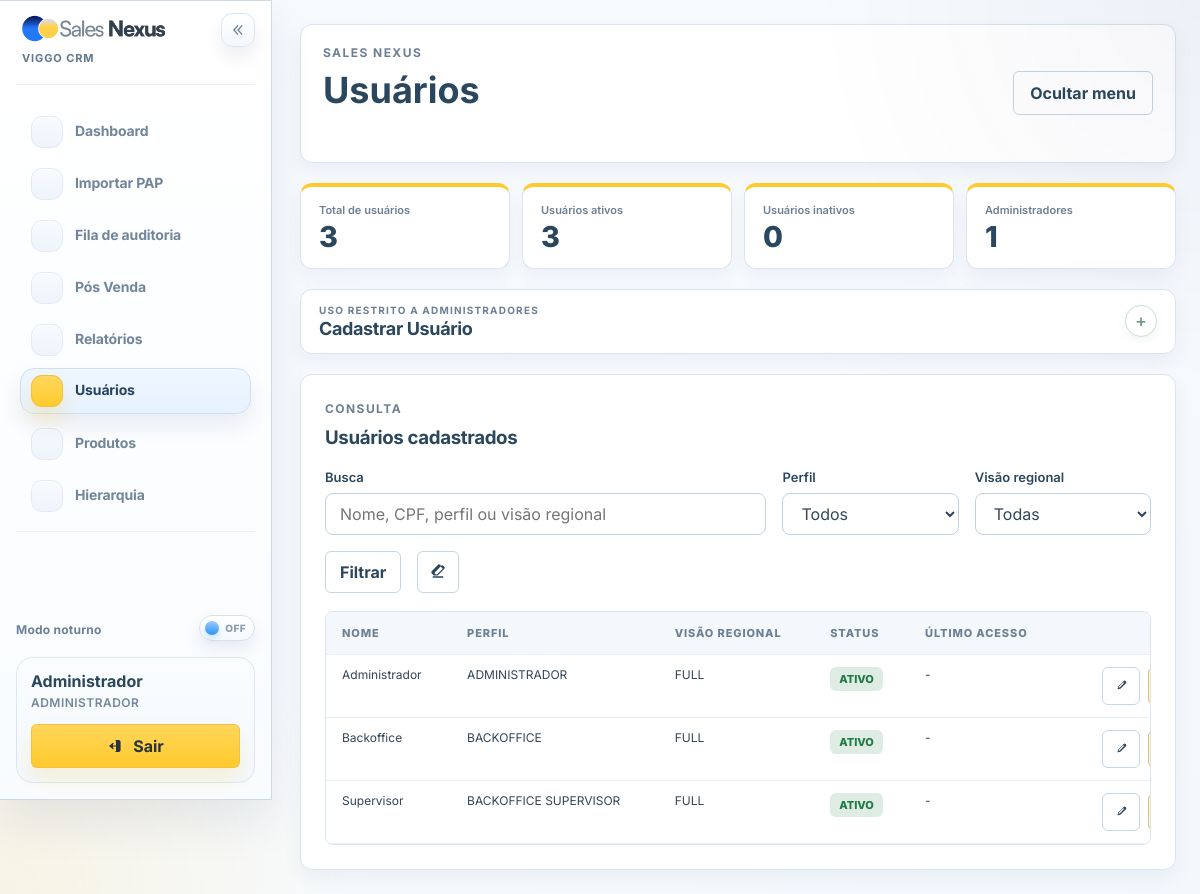
The app's page /index.php?route=users (signed in) with its own data.
### tables this page shows
CREATE TABLE IF NOT EXISTS users (
    id BIGINT UNSIGNED NOT NULL AUTO_INCREMENT,
    name VARCHAR(150) NOT NULL,
    email VARCHAR(190) DEFAULT NULL,
    cpf VARCHAR(11) DEFAULT NULL,
    password_hash VARCHAR(255) NOT NULL,
    must_change_password TINYINT(1) NOT NULL DEFAULT 0,
    role ENUM('ADMINISTRADOR', 'BACKOFFICE', 'BACKOFFICE SUPERVISOR') NOT NULL,
    regional_view ENUM('FULL', 'I', 'II', 'PERSONALIZADO') NOT NULL DEFAULT 'FULL',
    is_active TINYINT(1) NOT NULL DEFAULT 1,
    last_login_at DATETIME DEFAULT NULL,
    last_seen_at DATETIME DEFAULT NULL,
    current_session_id VARCHAR(128) DEFAULT NULL,
    created_at TIMESTAMP NOT NULL DEFAULT CURRENT_TIMESTAMP,
    updated_at TIMESTAMP NOT NULL DEFAULT CURRENT_TIMESTAMP ON UPDATE CURRENT_TIMESTAMP,
    PRIMARY KEY (id),
    UNIQUE KEY uq_users_email (email),
    UNIQUE KEY uq_users_cpf (cpf),
    KEY idx_users_role (role),
    KEY idx_users_regional_view (regional_view),
    KEY idx_users_last_seen_at (last_seen_at)
);

### app/helpers.php (called while the page is built, shortened)
<?php
function config(?string $key = null, mixed $default = null): mixed
{
    $config = $GLOBALS['config'] ?? [];
    $segments = explode('.', $key);
    $value = $config;
    foreach ($segments as $segment) {
        $value = $value[$segment];
    }
    return $value;
}
function url(?string $route = null, array $params = []): string
{
    if ($route !== null && $route !== '') {
        $params = ['route' => $route] + $params;
    }
    $query = http_build_query(array_filter(
        $params,
        static fn (mixed $value): bool => $value !== null && $value !== ''
    ));
    return 'index.php' . ($query !== '' ? '?' . $query : '');
}
function e(mixed $value): string
{
    return htmlspecialchars((string) $value, ENT_QUOTES, 'UTF-8');
}
function consume_flashes(): array
{
    $flashes = $_SESSION['flash'] ?? [];
    return $flashes;
}
function render(string $view, array $data = [], string $layout = 'app'): void
{
    $data['authUser'] = Auth::user();
    $data['flashes'] = $data['flashes'] ?? consume_flashes();
    $data['title'] = $data['title'] ?? config('name');
    $content = view($view, $data);
}
function view(string $view, array $data = []): string
{
    $viewFile = APP_ROOT . '/views/' . $view . '.php';
    $data['authUser'] = $data['authUser'] ?? Auth::user();
    extract($data, EXTR_SKIP);
    require $viewFile;
    return (string) ob_get_clean();
}
function normalize_text(?string $value): string
{
    if ($value === null) {
        return '';
    }
    $value = preg_replace('/^\xEF\xBB\xBF/', '', $value) ?? $value;
    $value = str_replace(["\xC2\xA0", "\xA0"], ' ', $value);
    $converted = @mb_convert_encoding($value, 'UTF-8', 'UTF-8, ISO-8859-1, Windows-1252');
    return trim((string) ($converted !== false ? $converted : $value));
}
function format_datetime_br(?string $value): string
{
    if ($value === null || $value === '') {
        return '-';
    }
}

### app/Core/Database.php (called while the page is built, shortened)
<?php
final class Database
{
    private static ?PDO $connection = null;
    public static function connection(): PDO
    {
        if (self::$connection instanceof PDO) {
            return self::$connection;
        }
        $dsn = sprintf(
            'mysql:host=%s;port=%d;dbname=%s;charset=%s',
            config('db.host'),
            (int) config('db.port', 3306),
            config('db.database'),
            config('db.charset', 'utf8mb4')
        );
        try {
            self::$connection = new PDO($dsn, config('db.username'), config('db.password'), [
                PDO::ATTR_ERRMODE => PDO::ERRMODE_EXCEPTION,
                PDO::ATTR_DEFAULT_FETCH_MODE => PDO::FETCH_ASSOC,
            ]);
        } catch (PDOException $exception) {
            throw new PDOException('Não foi possível conectar ao banco de dados.', (int) $exception->getCode(), $exception);
        }
        return self::$connection;
    }
}

### app/Repositories/UserRepository.php (called while the page is built, shortened)
<?php
final class UserRepository
{
    public function all(?string $term = null, ?string $role = null, ?string $regionalView = null): array
    {
        $sql = 'SELECT users.*,
                       COALESCE(scope_counts.scope_count, 0) AS base_group_scope_count
                FROM users
                LEFT JOIN (
                    SELECT user_id, COUNT(*) AS scope_count
                    FROM user_base_group_scopes
                    GROUP BY user_id
                ) AS scope_counts ON scope_counts.user_id = users.id
                WHERE 1 = 1';
        $bindings = [];
        $sql .= ' ORDER BY users.is_active DESC, users.name ASC';
        $statement = Database::connection()->prepare($sql);
        $statement->execute($bindings);
        return $statement->fetchAll();
    }
}

### views/users/index.php (the view, shortened to what this page needs)
<?php $selectedBaseGroupScopeIds = array_values(array_map('intval', $userForm['base_group_scope_ids'] ?? [])); ?>
<?php
$userPanelOpen = (int) ($userForm['id'] ?? 0) > 0
    || trim((string) ($userForm['name'] ?? '')) !== ''
    || trim((string) ($userForm['email'] ?? '')) !== ''
    || trim((string) ($userForm['cpf'] ?? '')) !== ''
    || $selectedBaseGroupScopeIds !== [];
?>
<section class="stats-grid">
    <article class="stat-card">
        <span>Total de usu&aacute;rios</span>
        <strong><?= e((string) $stats['total']) ?></strong>
    </article>
    <article class="stat-card">
        <span>Usu&aacute;rios ativos</span>
        <strong><?= e((string) $stats['active']) ?></strong>
    </article>
    <article class="stat-card">
        <span>Usu&aacute;rios inativos</span>
        <strong><?= e((string) $stats['inactive']) ?></strong>
    </article>
    <article class="stat-card">
        <span>Administradores</span>
        <strong><?= e((string) $stats['admins']) ?></strong>
    </article>
</section>
<section class="panel dashboard-filters-panel" data-collapsible-panel>
    <button
        type="button"
        class="dashboard-filter-toggle"
        data-collapsible-toggle
        aria-expanded="<?= $userPanelOpen ? 'true' : 'false' ?>"
    >
        <span class="dashboard-filter-title">
            <small class="eyebrow">Uso restrito a Administradores</small>
            <strong>Cadastrar Usu&aacute;rio</strong>
        </span>
        <span class="dashboard-filter-icon" data-collapsible-icon><?= $userPanelOpen ? '&minus;' : '+' ?></span>
    </button>
</section>
<section class="panel">
    <div class="panel-head">
        <p class="eyebrow">Consulta</p>
        <h3>Usu&aacute;rios cadastrados</h3>
    </div>
    <form method="get" class="filters users-filters-form">
        <label class="users-filter-search">
            <span>Busca</span>
            <input type="text" name="term" value="<?= e($userTermFilter) ?>" placeholder="Nome, CPF, perfil ou vis&atilde;o regional" data-uppercase>
        </label>
        <label class="users-filter-select">
            <span>Perfil</span>
            <select name="role">
                <option value="">Todos</option>
            </select>
        </label>
        <label class="users-filter-select">
            <span>Vis&atilde;o regional</span>
            <select name="regional_view">
                <option value="">Todas</option>
            </select>
        </label>
        <button type="submit" class="secondary-button">Filtrar</button>
        <a
            href="<?= e(url('users')) ?>"
            class="icon-button"
            data-ui-tooltip="Limpar filtros"
            aria-label="Limpar filtros"
        >
        </a>
    </form>
    <div class="table-wrap compact-table users-table-wrap">
        <table class="users-table">
            <thead>
            <tr>
                <th>Nome</th>
                <th>Perfil</th>
                <th>Vis&atilde;o regional</th>
                <th>Status</th>
                <th>&Uacute;ltimo acesso</th>
                <th></th>
            </tr>
            </thead>
            <tbody>
            <?php if ($users === []): ?>
                <tr>
                    <td colspan="6" class="empty-state">Nenhum usu&aacute;rio encontrado.</td>
                </tr>
            <?php else: ?>
                <?php foreach ($users as $user): ?>
                    <tr>
                        <td><?= e($user['name']) ?></td>
                        <td><?= e($user['role']) ?></td>
                        <td><?= e(userRegionalViewLabel($user)) ?></td>
                        <td>
                            <span class="status-pill <?= (int) $user['is_active'] === 1 ? 'status-finalizada' : 'status-inativo' ?>">
                                <?= (int) $user['is_active'] === 1 ? 'ATIVO' : 'INATIVO' ?>
                            </span>
                        </td>
                        <td><?= e(format_datetime_br($user['last_login_at'])) ?></td>
                        <td class="actions">
                            <div class="inline-actions">
                                <a href="<?= e(url('users', ['edit_user' => $user['id']])) ?>" class="ghost-link small-button users-edit-button" data-ui-tooltip="Editar usu&aacute;rio" aria-label="Editar usu&aacute;rio">
                                    <svg viewBox="0 0 24 24" aria-hidden="true">
                                        <path d="M16.86 3.49a2 2 0 0 1 2.83 0l.82.82a2 2 0 0 1 0 2.83l-9.2 9.2a2 2 0 0 1-.91.52l-3.33.83a.75.75 0 0 1-.91-.91l.83-3.33a2 2 0 0 1 .52-.91l9.2-9.2zM15.8 5.61 8.4 13.01l-.47 1.88 1.88-.47 7.4-7.4-1.41-1.41z"></path>
                                    </svg>
                                </a>
                                <form method="post" action="<?= e(url('users/reset-password', ['id' => $user['id']])) ?>">
                                    <button type="submit" class="secondary-button small-button users-reset-button">
                                    </button>
                                </form>
                            </div>
                        </td>
                    </tr>
                <?php endforeach; ?>
            <?php endif; ?>
            </tbody>
        </table>
    </div>
</section>

### records on screen
users: id "3", is_active "1", name "Supervisor", role "BACKOFFICE SUPERVISOR", regional_view "FULL", shows "ATIVO", last_login_at "-"
users: name "Administrador", role "ADMINISTRADOR", regional_view "FULL", is_active "ATIVO", last_login_at "-"
users: name "Backoffice", role "BACKOFFICE", regional_view "FULL", is_active "ATIVO", last_login_at "-"

### other values on screen
$item['label'] "Dashboard"
$item['label'] "Importar PAP"
$item['label'] "Fila de auditoria"
$item['label'] "Pós Venda"
$item['label'] "Relatórios"
$item['label'] "Usuários"
$item['label'] "Produtos"
$item['label'] "Hierarquia"
$authUser['name'] "Administrador"
$authUser['role'] "ADMINISTRADOR"
$pageTitle "Usuários"
$stats['inactive'] "0"
